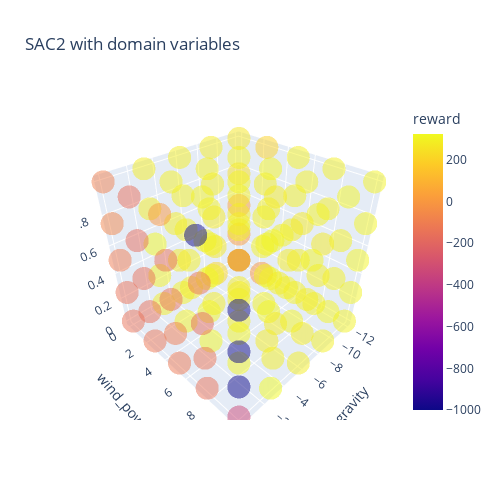

Notebook code cell kept with this figure:
### Markdown cell above
### Perfomance of SAC2 with and without environment parameters

### Code cell
# validations of top performing sac2 with and without domain variables
res_env_cropped = res_env.copy()
res_env_cropped.loc[res_env_cropped.reward < -1000, ['reward']] = -1000
fig1 = px.scatter_3d(res_env_cropped, x='gravity', y='wind_power', z='turbulence_power',
              color='reward', height=500, opacity=0.5, width=500, title="SAC2 with domain variables")
fig1.show()
